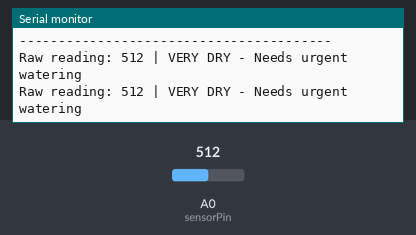
Simulated run of this sketch. Board: Arduino Uno, built with avr-gcc and run on an emulated ATmega328P. Shown: the last lines printed to the serial monitor. The inputs (shaded band) are chosen by the test bench; at power-on: A0 (sensorPin) = 512.

Above: at 2.3 s.
2.4 s: A0 (sensorPin) set to 582
At 3.7 s:
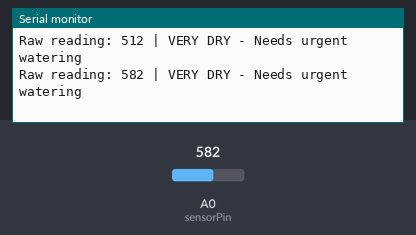
3.9 s: A0 (sensorPin) set to 606
At 5.0 s:
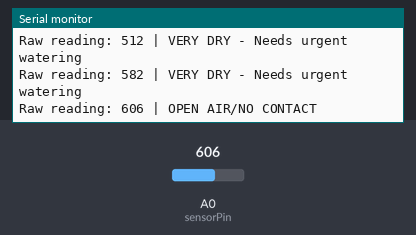
9.6 s: A0 (sensorPin) set to 369
At 10.9 s:
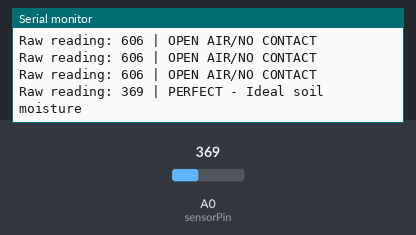
11.1 s: A0 (sensorPin) set to 353
At 11.7 s:
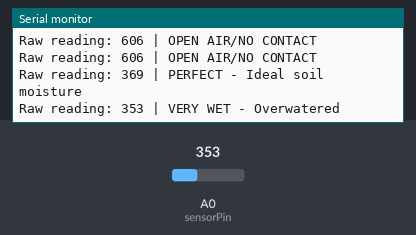

Measured:
- the behaviour switches between 589 and 590 on A0 (sensorPin) (found by bisection; images 1 and 2)
- the behaviour switches between 361 and 360 on A0 (sensorPin) (found by bisection; images 3 and 4)
- after the input at 2.4 s, the serial monitor: prints a new line after 0.75 s (image 1)
- after the input at 3.9 s, the serial monitor: prints a new line after 0.25 s (image 2)
- after the input at 9.6 s, the serial monitor: prints a new line after 0.55 s (image 3)
- after the input at 11.1 s, the serial monitor: prints a new line after 0.05 s (image 4)

The sketch:

plant-watering.ino
```cpp
#define sensorPin A0

// Calibration constants
#define OPEN_AIR_THRESHOLD 590
#define DRY_SOIL_THRESHOLD 509
#define IDEAL_MIN_THRESHOLD 361

void setup() {
  Serial.begin(9600);
  Serial.println("=== Soil Moisture Sensor ===");
  Serial.println("Starting readings...");
  Serial.println("Calibration reference:");
  Serial.print("  Open air: ");
  Serial.print(OPEN_AIR_THRESHOLD);
  Serial.println("+");
  Serial.print("  Dry soil (needs watering): ");
  Serial.print(DRY_SOIL_THRESHOLD);
  Serial.println("+");
  Serial.print("  Ideal soil moisture: ");
  Serial.print(IDEAL_MIN_THRESHOLD);
  Serial.print("-");
  Serial.println(DRY_SOIL_THRESHOLD - 1);
  Serial.println("----------------------------------------");
  delay(1000);
}

void loop() {
  int value = analogRead(sensorPin);

  Serial.print("Raw reading: ");
  Serial.print(value);
  Serial.print(" | ");

  if (value >= OPEN_AIR_THRESHOLD) {
    Serial.println("OPEN AIR/NO CONTACT");
  }
  else if (value >= DRY_SOIL_THRESHOLD) {
    Serial.println("VERY DRY - Needs urgent watering");
  }
  else if (value >= IDEAL_MIN_THRESHOLD) {
    Serial.println("PERFECT - Ideal soil moisture");
  }
  else {
    Serial.println("VERY WET - Overwatered");
  }

  delay(1000);
}
```
